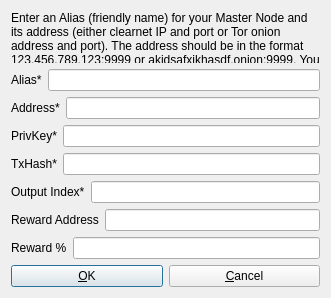
<?xml version="1.0" encoding="UTF-8"?>
<ui version="4.0">
 <class>AddEditAdrenalineNode</class>
 <widget class="QDialog" name="AddEditAdrenalineNode">
  <property name="geometry">
   <rect>
    <x>0</x>
    <y>0</y>
    <width>331</width>
    <height>298</height>
   </rect>
  </property>
  <property name="windowTitle">
   <string>Add/Edit Agricoinmn Node</string>
  </property>
  <property name="modal">
   <bool>true</bool>
  </property>
  <layout class="QVBoxLayout" name="verticalLayout">
   <item>
    <widget class="QLabel" name="label_9">
     <property name="sizePolicy">
      <sizepolicy hsizetype="Preferred" vsizetype="Expanding">
       <horstretch>0</horstretch>
       <verstretch>0</verstretch>
      </sizepolicy>
     </property>
     <property name="text">
      <string>&lt;html&gt;&lt;head/&gt;&lt;body&gt;&lt;p&gt;Enter an Alias (friendly name) for your Master Node and its address (either clearnet IP and port or Tor onion address and port). The address should be in the format 123.456.789.123:9999 or akjdsafxjkhasdf.onion:9999. You must send exactly 2500 AGCMN to the collateral address.&lt;/p&gt;&lt;/body&gt;&lt;/html&gt;</string>
     </property>
     <property name="wordWrap">
      <bool>true</bool>
     </property>
    </widget>
   </item>
   <item>
    <layout class="QHBoxLayout" name="horizontalLayout_4">
     <property name="bottomMargin">
      <number>0</number>
     </property>
     <item>
      <widget class="QLabel" name="label_4">
       <property name="text">
        <string>Alias*</string>
       </property>
      </widget>
     </item>
     <item>
      <widget class="QLineEdit" name="aliasLineEdit"/>
     </item>
    </layout>
   </item>
   <item>
    <layout class="QHBoxLayout" name="horizontalLayout_5">
     <property name="bottomMargin">
      <number>0</number>
     </property>
     <item>
      <widget class="QLabel" name="label_6">
       <property name="text">
        <string>Address*</string>
       </property>
      </widget>
     </item>
     <item>
      <widget class="QLineEdit" name="addressLineEdit"/>
     </item>
    </layout>
   </item>
   <item>
    <layout class="QHBoxLayout" name="horizontalLayout_3">
     <property name="bottomMargin">
      <number>0</number>
     </property>
     <item>
      <widget class="QLabel" name="label_5">
       <property name="text">
        <string>PrivKey*</string>
       </property>
      </widget>
     </item>
     <item>
      <widget class="QLineEdit" name="privkeyLineEdit"/>
     </item>
    </layout>
   </item>
   <item>
    <layout class="QHBoxLayout" name="horizontalLayout_2">
     <property name="bottomMargin">
      <number>0</number>
     </property>
     <item>
      <widget class="QLabel" name="label_2">
       <property name="text">
        <string>TxHash*</string>
       </property>
      </widget>
     </item>
     <item>
      <widget class="QLineEdit" name="txhashLineEdit"/>
     </item>
    </layout>
   </item>
   <item>
    <layout class="QHBoxLayout" name="horizontalLayout_8">
     <property name="bottomMargin">
      <number>0</number>
     </property>
     <item>
      <widget class="QLabel" name="label_8">
       <property name="text">
        <string>Output Index*</string>
       </property>
      </widget>
     </item>
     <item>
      <widget class="QLineEdit" name="outputindexLineEdit"/>
     </item>
    </layout>
   </item>
   <item>
    <layout class="QHBoxLayout" name="horizontalLayout_6">
     <property name="bottomMargin">
      <number>0</number>
     </property>
     <item>
      <widget class="QLabel" name="label_3">
       <property name="text">
        <string>Reward Address</string>
       </property>
      </widget>
     </item> 
     <item>
      <widget class="QLineEdit" name="rewardaddressLineEdit"/>
     </item>
    </layout>
   </item>
   <item>
    <layout class="QHBoxLayout" name="horizontalLayout_7">
     <property name="bottomMargin">
      <number>0</number>
     </property>
     <item>
      <widget class="QLabel" name="label_7">
       <property name="text">
        <string>Reward %</string>
       </property>
      </widget>
     </item>
     <item>
      <widget class="QLineEdit" name="rewardpercentageLineEdit"/>
     </item>
    </layout>
   </item>
   <item>
    <layout class="QHBoxLayout" name="horizontalLayout_Buttons">
     <item>
      <widget class="QPushButton" name="okButton">
       <property name="text">
        <string>&amp;OK</string>
       </property>
      </widget>
     </item>
     <item>
      <widget class="QPushButton" name="cancelButton">
       <property name="text">
        <string>&amp;Cancel</string>
       </property>
       <property name="autoDefault">
        <bool>false</bool>
       </property>
      </widget>
     </item>
    </layout>
   </item>
  </layout>
 </widget>
 <resources/>
 <connections/>
</ui>
